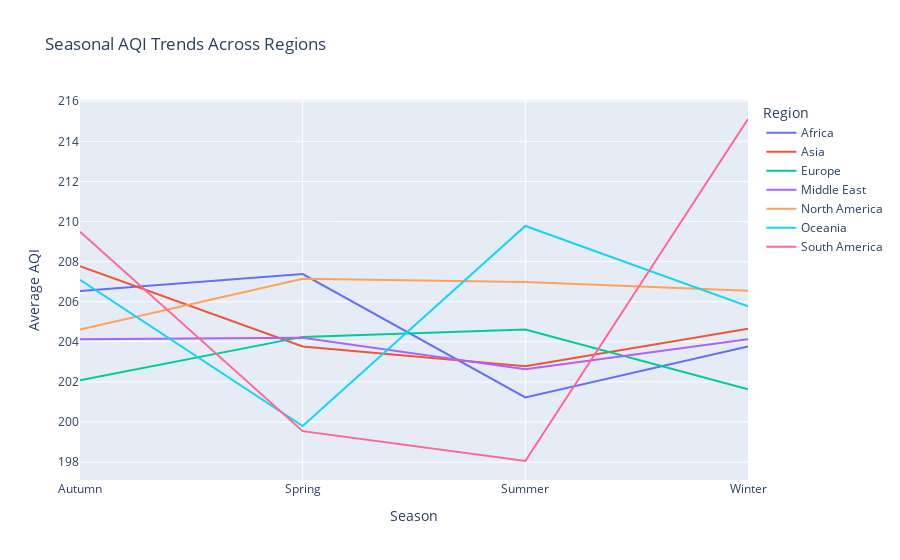
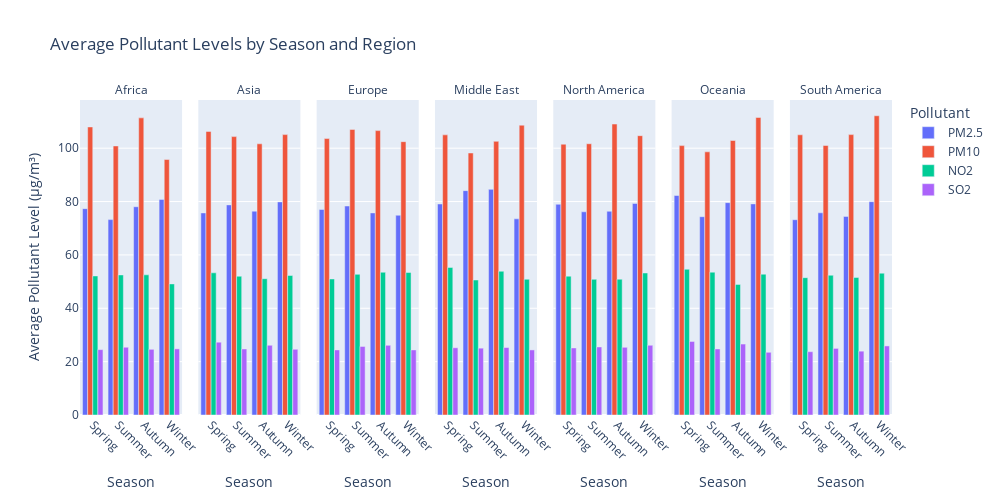

Notebook cell for these charts, in order:
### Markdown cell above
*Analysis steps:*

### Code cell
# Step 3: Calculate average AQI by season and region
seasonal_aqi = df.groupby(['Season', 'Region'])['US_AQI'].mean().reset_index()

# Step 4: Visualize AQI trends across seasons for different regions
fig_line = px.line(seasonal_aqi, 
                   x='Season', 
                   y='US_AQI', 
                   color='Region',
                   title='Seasonal AQI Trends Across Regions',
                   labels={'US_AQI': 'Average AQI', 'Season': 'Season'},
                   line_shape='linear')
fig_line.show()

# Bar chart comparing average pollutant levels by season and region
pollutants = ['PM2.5', 'PM10', 'NO2', 'SO2']
seasonal_pollutants = df.groupby(['Season', 'Region'])[pollutants].mean().reset_index()

# Melt data for visualization
melted_pollutants = pd.melt(seasonal_pollutants, id_vars=['Season', 'Region'], 
                            value_vars=pollutants, 
                            var_name='Pollutant', value_name='Average Level')
# Ensure Season order for better visualization
season_order = ['Spring', 'Summer', 'Autumn', 'Winter']

# Ensure Season order
melted_pollutants['Season'] = pd.Categorical(melted_pollutants['Season'], categories=season_order, ordered=True)

fig_bar = px.bar(melted_pollutants, 
                 x='Season', 
                 y='Average Level', 
                 color='Pollutant',
                 facet_col='Region',
                 title='Average Pollutant Levels by Season and Region',
                 barmode='group',
                 labels={'Average Level': 'Average Pollutant Level (µg/m³)', 'Season': 'Season'},
                 category_orders={'Season': season_order})

fig_bar.update_layout(
    autosize=True,
    width=1000,  # Wider to accommodate additional regions
    height=500, 
    xaxis_title='Season',
    yaxis_title='Average Pollutant Level (µg/m³)',
    legend_title='Pollutant'
)
# Improve facet grid layout for better visibility
fig_bar.update_xaxes(tickangle=45)
fig_bar.for_each_annotation(lambda a: a.update(text=a.text.split("=")[-1]))  # Simplify facet titles
fig_bar.show()

### Figure 1 — Plotly figure (JSON) as saved in the notebook; plotly's stock layout.template omitted (floating-point values rounded to 4 significant figures)
{"data": [{"hovertemplate": "Region=Africa<br>Season=%{x}<br>Average AQI=%{y}<extra></extra>", "legendgroup": "Africa", "line": {"color": "#636efa", "dash": "solid", "shape": "linear"}, "marker": {"symbol": "circle"}, "mode": "lines", "name": "Africa", "orientation": "v", "showlegend": true, "type": "scatter", "x": ["Autumn", "Spring", "Summer", "Winter"], "xaxis": "x", "y": [206.5, 207.4, 201.2, 203.8], "yaxis": "y"}, {"hovertemplate": "Region=Asia<br>Season=%{x}<br>Average AQI=%{y}<extra></extra>", "legendgroup": "Asia", "line": {"color": "#EF553B", "dash": "solid", "shape": "linear"}, "marker": {"symbol": "circle"}, "mode": "lines", "name": "Asia", "orientation": "v", "showlegend": true, "type": "scatter", "x": ["Autumn", "Spring", "Summer", "Winter"], "xaxis": "x", "y": [207.8, 203.8, 202.8, 204.7], "yaxis": "y"}, {"hovertemplate": "Region=Europe<br>Season=%{x}<br>Average AQI=%{y}<extra></extra>", "legendgroup": "Europe", "line": {"color": "#00cc96", "dash": "solid", "shape": "linear"}, "marker": {"symbol": "circle"}, "mode": "lines", "name": "Europe", "orientation": "v", "showlegend": true, "type": "scatter", "x": ["Autumn", "Spring", "Summer", "Winter"], "xaxis": "x", "y": [202.1, 204.2, 204.6, 201.6], "yaxis": "y"}, {"hovertemplate": "Region=Middle East<br>Season=%{x}<br>Average AQI=%{y}<extra></extra>", "legendgroup": "Middle East", "line": {"color": "#ab63fa", "dash": "solid", "shape": "linear"}, "marker": {"symbol": "circle"}, "mode": "lines", "name": "Middle East", "orientation": "v", "showlegend": true, "type": "scatter", "x": ["Autumn", "Spring", "Summer", "Winter"], "xaxis": "x", "y": [204.1, 204.2, 202.6, 204.1], "yaxis": "y"}, {"hovertemplate": "Region=North America<br>Season=%{x}<br>Average AQI=%{y}<extra></extra>", "legendgroup": "North America", "line": {"color": "#FFA15A", "dash": "solid", "shape": "linear"}, "marker": {"symbol": "circle"}, "mode": "lines", "name": "North America", "orientation": "v", "showlegend": true, "type": "scatter", "x": ["Autumn", "Spring", "Summer", "Winter"], "xaxis": "x", "y": [204.6, 207.1, 207.0, 206.5], "yaxis": "y"}, {"hovertemplate": "Region=Oceania<br>Season=%{x}<br>Average AQI=%{y}<extra></extra>", "legendgroup": "Oceania", "line": {"color": "#19d3f3", "dash": "solid", "shape": "linear"}, "marker": {"symbol": "circle"}, "mode": "lines", "name": "Oceania", "orientation": "v", "showlegend": true, "type": "scatter", "x": ["Autumn", "Spring", "Summer", "Winter"], "xaxis": "x", "y": [207.1, 199.8, 209.8, 205.8], "yaxis": "y"}, {"hovertemplate": "Region=South America<br>Season=%{x}<br>Average AQI=%{y}<extra></extra>", "legendgroup": "South America", "line": {"color": "#FF6692", "dash": "solid", "shape": "linear"}, "marker": {"symbol": "circle"}, "mode": "lines", "name": "South America", "orientation": "v", "showlegend": true, "type": "scatter", "x": ["Autumn", "Spring", "Summer", "Winter"], "xaxis": "x", "y": [209.5, 199.5, 198.1, 215.1], "yaxis": "y"}], "layout": {"legend": {"title": {"text": "Region"}, "tracegroupgap": 0}, "title": {"text": "Seasonal AQI Trends Across Regions"}, "xaxis": {"anchor": "y", "domain": [0, 1], "title": {"text": "Season"}}, "yaxis": {"anchor": "x", "domain": [0, 1], "title": {"text": "Average AQI"}}}}

### Figure 2 — Plotly figure (JSON) as saved in the notebook; plotly's stock layout.template omitted (floating-point values rounded to 4 significant figures)
{"data": [{"alignmentgroup": "True", "hovertemplate": "Pollutant=PM2.5<br>Region=Africa<br>Season=%{x}<br>Average Pollutant Level (µg/m³)=%{y}<extra></extra>", "legendgroup": "PM2.5", "marker": {"color": "#636efa", "pattern": {"shape": ""}}, "name": "PM2.5", "offsetgroup": "PM2.5", "orientation": "v", "showlegend": true, "textposition": "auto", "type": "bar", "x": ["Autumn", "Spring", "Summer", "Winter"], "xaxis": "x", "y": [78.07, 77.35, 73.24, 80.81], "yaxis": "y"}, {"alignmentgroup": "True", "hovertemplate": "Pollutant=PM2.5<br>Region=Asia<br>Season=%{x}<br>Average Pollutant Level (µg/m³)=%{y}<extra></extra>", "legendgroup": "PM2.5", "marker": {"color": "#636efa", "pattern": {"shape": ""}}, "name": "PM2.5", "offsetgroup": "PM2.5", "orientation": "v", "showlegend": false, "textposition": "auto", "type": "bar", "x": ["Autumn", "Spring", "Summer", "Winter"], "xaxis": "x2", "y": [76.4, 75.75, 78.75, 79.88], "yaxis": "y2"}, {"alignmentgroup": "True", "hovertemplate": "Pollutant=PM2.5<br>Region=Europe<br>Season=%{x}<br>Average Pollutant Level (µg/m³)=%{y}<extra></extra>", "legendgroup": "PM2.5", "marker": {"color": "#636efa", "pattern": {"shape": ""}}, "name": "PM2.5", "offsetgroup": "PM2.5", "orientation": "v", "showlegend": false, "textposition": "auto", "type": "bar", "x": ["Autumn", "Spring", "Summer", "Winter"], "xaxis": "x3", "y": [75.75, 77.03, 78.33, 74.87], "yaxis": "y3"}, {"alignmentgroup": "True", "hovertemplate": "Pollutant=PM2.5<br>Region=Middle East<br>Season=%{x}<br>Average Pollutant Level (µg/m³)=%{y}<extra></extra>", "legendgroup": "PM2.5", "marker": {"color": "#636efa", "pattern": {"shape": ""}}, "name": "PM2.5", "offsetgroup": "PM2.5", "orientation": "v", "showlegend": false, "textposition": "auto", "type": "bar", "x": ["Autumn", "Spring", "Summer", "Winter"], "xaxis": "x4", "y": [84.57, 79.09, 84.1, 73.52], "yaxis": "y4"}, {"alignmentgroup": "True", "hovertemplate": "Pollutant=PM2.5<br>Region=North America<br>Season=%{x}<br>Average Pollutant Level (µg/m³)=%{y}<extra></extra>", "legendgroup": "PM2.5", "marker": {"color": "#636efa", "pattern": {"shape": ""}}, "name": "PM2.5", "offsetgroup": "PM2.5", "orientation": "v", "showlegend": false, "textposition": "auto", "type": "bar", "x": ["Autumn", "Spring", "Summer", "Winter"], "xaxis": "x5", "y": [76.36, 78.98, 76.17, 79.29], "yaxis": "y5"}, {"alignmentgroup": "True", "hovertemplate": "Pollutant=PM2.5<br>Region=Oceania<br>Season=%{x}<br>Average Pollutant Level (µg/m³)=%{y}<extra></extra>", "legendgroup": "PM2.5", "marker": {"color": "#636efa", "pattern": {"shape": ""}}, "name": "PM2.5", "offsetgroup": "PM2.5", "orientation": "v", "showlegend": false, "textposition": "auto", "type": "bar", "x": ["Autumn", "Spring", "Summer", "Winter"], "xaxis": "x6", "y": [79.59, 82.27, 74.33, 79.13], "yaxis": "y6"}, {"alignmentgroup": "True", "hovertemplate": "Pollutant=PM2.5<br>Region=South America<br>Season=%{x}<br>Average Pollutant Level (µg/m³)=%{y}<extra></extra>", "legendgroup": "PM2.5", "marker": {"color": "#636efa", "pattern": {"shape": ""}}, "name": "PM2.5", "offsetgroup": "PM2.5", "orientation": "v", "showlegend": false, "textposition": "auto", "type": "bar", "x": ["Autumn", "Spring", "Summer", "Winter"], "xaxis": "x7", "y": [74.44, 73.2, 75.79, 79.96], "yaxis": "y7"}, {"alignmentgroup": "True", "hovertemplate": "Pollutant=PM10<br>Region=Africa<br>Season=%{x}<br>Average Pollutant Level (µg/m³)=%{y}<extra></extra>", "legendgroup": "PM10", "marker": {"color": "#EF553B", "pattern": {"shape": ""}}, "name": "PM10", "offsetgroup": "PM10", "orientation": "v", "showlegend": true, "textposition": "auto", "type": "bar", "x": ["Autumn", "Spring", "Summer", "Winter"], "xaxis": "x", "y": [111.4, 108.0, 100.8, 95.75], "yaxis": "y"}, {"alignmentgroup": "True", "hovertemplate": "Pollutant=PM10<br>Region=Asia<br>Season=%{x}<br>Average Pollutant Level (µg/m³)=%{y}<extra></extra>", "legendgroup": "PM10", "marker": {"color": "#EF553B", "pattern": {"shape": ""}}, "name": "PM10", "offsetgroup": "PM10", "orientation": "v", "showlegend": false, "textposition": "auto", "type": "bar", "x": ["Autumn", "Spring", "Summer", "Winter"], "xaxis": "x2", "y": [101.6, 106.3, 104.3, 105.1], "yaxis": "y2"}, {"alignmentgroup": "True", "hovertemplate": "Pollutant=PM10<br>Region=Europe<br>Season=%{x}<br>Average Pollutant Level (µg/m³)=%{y}<extra></extra>", "legendgroup": "PM10", "marker": {"color": "#EF553B", "pattern": {"shape": ""}}, "name": "PM10", "offsetgroup": "PM10", "orientation": "v", "showlegend": false, "textposition": "auto", "type": "bar", "x": ["Autumn", "Spring", "Summer", "Winter"], "xaxis": "x3", "y": [106.6, 103.6, 107.0, 102.4], "yaxis": "y3"}, {"alignmentgroup": "True", "hovertemplate": "Pollutant=PM10<br>Region=Middle East<br>Season=%{x}<br>Average Pollutant Level (µg/m³)=%{y}<extra></extra>", "legendgroup": "PM10", "marker": {"color": "#EF553B", "pattern": {"shape": ""}}, "name": "PM10", "offsetgroup": "PM10", "orientation": "v", "showlegend": false, "textposition": "auto", "type": "bar", "x": ["Autumn", "Spring", "Summer", "Winter"], "xaxis": "x4", "y": [102.6, 105.0, 98.2, 108.6], "yaxis": "y4"}, {"alignmentgroup": "True", "hovertemplate": "Pollutant=PM10<br>Region=North America<br>Season=%{x}<br>Average Pollutant Level (µg/m³)=%{y}<extra></extra>", "legendgroup": "PM10", "marker": {"color": "#EF553B", "pattern": {"shape": ""}}, "name": "PM10", "offsetgroup": "PM10", "orientation": "v", "showlegend": false, "textposition": "auto", "type": "bar", "x": ["Autumn", "Spring", "Summer", "Winter"], "xaxis": "x5", "y": [109.0, 101.5, 101.7, 104.7], "yaxis": "y5"}, {"alignmentgroup": "True", "hovertemplate": "Pollutant=PM10<br>Region=Oceania<br>Season=%{x}<br>Average Pollutant Level (µg/m³)=%{y}<extra></extra>", "legendgroup": "PM10", "marker": {"color": "#EF553B", "pattern": {"shape": ""}}, "name": "PM10", "offsetgroup": "PM10", "orientation": "v", "showlegend": false, "textposition": "auto", "type": "bar", "x": ["Autumn", "Spring", "Summer", "Winter"], "xaxis": "x6", "y": [102.9, 101.0, 98.64, 111.5], "yaxis": "y6"}, {"alignmentgroup": "True", "hovertemplate": "Pollutant=PM10<br>Region=South America<br>Season=%{x}<br>Average Pollutant Level (µg/m³)=%{y}<extra></extra>", "legendgroup": "PM10", "marker": {"color": "#EF553B", "pattern": {"shape": ""}}, "name": "PM10", "offsetgroup": "PM10", "orientation": "v", "showlegend": false, "textposition": "auto", "type": "bar", "x": ["Autumn", "Spring", "Summer", "Winter"], "xaxis": "x7", "y": [105.1, 105.0, 101.0, 112.2], "yaxis": "y7"}, {"alignmentgroup": "True", "hovertemplate": "Pollutant=NO2<br>Region=Africa<br>Season=%{x}<br>Average Pollutant Level (µg/m³)=%{y}<extra></extra>", "legendgroup": "NO2", "marker": {"color": "#00cc96", "pattern": {"shape": ""}}, "name": "NO2", "offsetgroup": "NO2", "orientation": "v", "showlegend": true, "textposition": "auto", "type": "bar", "x": ["Autumn", "Spring", "Summer", "Winter"], "xaxis": "x", "y": [52.54, 52.12, 52.5, 49.14], "yaxis": "y"}, {"alignmentgroup": "True", "hovertemplate": "Pollutant=NO2<br>Region=Asia<br>Season=%{x}<br>Average Pollutant Level (µg/m³)=%{y}<extra></extra>", "legendgroup": "NO2", "marker": {"color": "#00cc96", "pattern": {"shape": ""}}, "name": "NO2", "offsetgroup": "NO2", "orientation": "v", "showlegend": false, "textposition": "auto", "type": "bar", "x": ["Autumn", "Spring", "Summer", "Winter"], "xaxis": "x2", "y": [51.08, 53.3, 52.02, 52.29], "yaxis": "y2"}, {"alignmentgroup": "True", "hovertemplate": "Pollutant=NO2<br>Region=Europe<br>Season=%{x}<br>Average Pollutant Level (µg/m³)=%{y}<extra></extra>", "legendgroup": "NO2", "marker": {"color": "#00cc96", "pattern": {"shape": ""}}, "name": "NO2", "offsetgroup": "NO2", "orientation": "v", "showlegend": false, "textposition": "auto", "type": "bar", "x": ["Autumn", "Spring", "Summer", "Winter"], "xaxis": "x3", "y": [53.51, 50.99, 52.72, 53.4], "yaxis": "y3"}, {"alignmentgroup": "True", "hovertemplate": "Pollutant=NO2<br>Region=Middle East<br>Season=%{x}<br>Average Pollutant Level (µg/m³)=%{y}<extra></extra>", "legendgroup": "NO2", "marker": {"color": "#00cc96", "pattern": {"shape": ""}}, "name": "NO2", "offsetgroup": "NO2", "orientation": "v", "showlegend": false, "textposition": "auto", "type": "bar", "x": ["Autumn", "Spring", "Summer", "Winter"], "xaxis": "x4", "y": [53.88, 55.32, 50.6, 50.88], "yaxis": "y4"}, {"alignmentgroup": "True", "hovertemplate": "Pollutant=NO2<br>Region=North America<br>Season=%{x}<br>Average Pollutant Level (µg/m³)=%{y}<extra></extra>", "legendgroup": "NO2", "marker": {"color": "#00cc96", "pattern": {"shape": ""}}, "name": "NO2", "offsetgroup": "NO2", "orientation": "v", "showlegend": false, "textposition": "auto", "type": "bar", "x": ["Autumn", "Spring", "Summer", "Winter"], "xaxis": "x5", "y": [50.9, 52.04, 50.85, 53.23], "yaxis": "y5"}, {"alignmentgroup": "True", "hovertemplate": "Pollutant=NO2<br>Region=Oceania<br>Season=%{x}<br>Average Pollutant Level (µg/m³)=%{y}<extra></extra>", "legendgroup": "NO2", "marker": {"color": "#00cc96", "pattern": {"shape": ""}}, "name": "NO2", "offsetgroup": "NO2", "orientation": "v", "showlegend": false, "textposition": "auto", "type": "bar", "x": ["Autumn", "Spring", "Summer", "Winter"], "xaxis": "x6", "y": [48.95, 54.63, 53.54, 52.78], "yaxis": "y6"}, {"alignmentgroup": "True", "hovertemplate": "Pollutant=NO2<br>Region=South America<br>Season=%{x}<br>Average Pollutant Level (µg/m³)=%{y}<extra></extra>", "legendgroup": "NO2", "marker": {"color": "#00cc96", "pattern": {"shape": ""}}, "name": "NO2", "offsetgroup": "NO2", "orientation": "v", "showlegend": false, "textposition": "auto", "type": "bar", "x": ["Autumn", "Spring", "Summer", "Winter"], "xaxis": "x7", "y": [51.55, 51.47, 52.39, 53.16], "yaxis": "y7"}, {"alignmentgroup": "True", "hovertemplate": "Pollutant=SO2<br>Region=Africa<br>Season=%{x}<br>Average Pollutant Level (µg/m³)=%{y}<extra></extra>", "legendgroup": "SO2", "marker": {"color": "#ab63fa", "pattern": {"shape": ""}}, "name": "SO2", "offsetgroup": "SO2", "orientation": "v", "showlegend": true, "textposition": "auto", "type": "bar", "x": ["Autumn", "Spring", "Summer", "Winter"], "xaxis": "x", "y": [24.62, 24.5, 25.4, 24.78], "yaxis": "y"}, {"alignmentgroup": "True", "hovertemplate": "Pollutant=SO2<br>Region=Asia<br>Season=%{x}<br>Average Pollutant Level (µg/m³)=%{y}<extra></extra>", "legendgroup": "SO2", "marker": {"color": "#ab63fa", "pattern": {"shape": ""}}, "name": "SO2", "offsetgroup": "SO2", "orientation": "v", "showlegend": false, "textposition": "auto", "type": "bar", "x": ["Autumn", "Spring", "Summer", "Winter"], "xaxis": "x2", "y": [26.13, 27.31, 24.75, 24.62], "yaxis": "y2"}, {"alignmentgroup": "True", "hovertemplate": "Pollutant=SO2<br>Region=Europe<br>Season=%{x}<br>Average Pollutant Level (µg/m³)=%{y}<extra></extra>", "legendgroup": "SO2", "marker": {"color": "#ab63fa", "pattern": {"shape": ""}}, "name": "SO2", "offsetgroup": "SO2", "orientation": "v", "showlegend": false, "textposition": "auto", "type": "bar", "x": ["Autumn", "Spring", "Summer", "Winter"], "xaxis": "x3", "y": [26.1, 24.4, 25.71, 24.4], "yaxis": "y3"}, {"alignmentgroup": "True", "hovertemplate": "Pollutant=SO2<br>Region=Middle East<br>Season=%{x}<br>Average Pollutant Level (µg/m³)=%{y}<extra></extra>", "legendgroup": "SO2", "marker": {"color": "#ab63fa", "pattern": {"shape": ""}}, "name": "SO2", "offsetgroup": "SO2", "orientation": "v", "showlegend": false, "textposition": "auto", "type": "bar", "x": ["Autumn", "Spring", "Summer", "Winter"], "xaxis": "x4", "y": [25.29, 25.19, 25.05, 24.39], "yaxis": "y4"}, {"alignmentgroup": "True", "hovertemplate": "Pollutant=SO2<br>Region=North America<br>Season=%{x}<br>Average Pollutant Level (µg/m³)=%{y}<extra></extra>", "legendgroup": "SO2", "marker": {"color": "#ab63fa", "pattern": {"shape": ""}}, "name": "SO2", "offsetgroup": "SO2", "orientation": "v", "showlegend": false, "textposition": "auto", "type": "bar", "x": ["Autumn", "Spring", "Summer", "Winter"], "xaxis": "x5", "y": [25.35, 25.14, 25.51, 26.13], "yaxis": "y5"}, {"alignmentgroup": "True", "hovertemplate": "Pollutant=SO2<br>Region=Oceania<br>Season=%{x}<br>Average Pollutant Level (µg/m³)=%{y}<extra></extra>", "legendgroup": "SO2", "marker": {"color": "#ab63fa", "pattern": {"shape": ""}}, "name": "SO2", "offsetgroup": "SO2", "orientation": "v", "showlegend": false, "textposition": "auto", "type": "bar", "x": ["Autumn", "Spring", "Summer", "Winter"], "xaxis": "x6", "y": [26.58, 27.58, 24.77, 23.48], "yaxis": "y6"}, {"alignmentgroup": "True", "hovertemplate": "Pollutant=SO2<br>Region=South America<br>Season=%{x}<br>Average Pollutant Level (µg/m³)=%{y}<extra></extra>", "legendgroup": "SO2", "marker": {"color": "#ab63fa", "pattern": {"shape": ""}}, "name": "SO2", "offsetgroup": "SO2", "orientation": "v", "showlegend": false, "textposition": "auto", "type": "bar", "x": ["Autumn", "Spring", "Summer", "Winter"], "xaxis": "x7", "y": [23.92, 23.73, 24.96, 25.89], "yaxis": "y7"}], "layout": {"annotations": [{"font": {}, "showarrow": false, "text": "Africa", "x": 0.06286, "xanchor": "center", "xref": "paper", "y": 1, "yanchor": "bottom", "yref": "paper"}, {"font": {}, "showarrow": false, "text": "Asia", "x": 0.2086, "xanchor": "center", "xref": "paper", "y": 1, "yanchor": "bottom", "yref": "paper"}, {"font": {}, "showarrow": false, "text": "Europe", "x": 0.3543, "xanchor": "center", "xref": "paper", "y": 1, "yanchor": "bottom", "yref": "paper"}, {"font": {}, "showarrow": false, "text": "Middle East", "x": 0.5, "xanchor": "center", "xref": "paper", "y": 1, "yanchor": "bottom", "yref": "paper"}, {"font": {}, "showarrow": false, "text": "North America", "x": 0.6457, "xanchor": "center", "xref": "paper", "y": 1, "yanchor": "bottom", "yref": "paper"}, {"font": {}, "showarrow": false, "text": "Oceania", "x": 0.7914, "xanchor": "center", "xref": "paper", "y": 1, "yanchor": "bottom", "yref": "paper"}, {"font": {}, "showarrow": false, "text": "South America", "x": 0.9371, "xanchor": "center", "xref": "paper", "y": 1, "yanchor": "bottom", "yref": "paper"}], "autosize": true, "barmode": "group", "height": 500, "legend": {"title": {"text": "Pollutant"}, "tracegroupgap": 0}, "title": {"text": "Average Pollutant Levels by Season and Region"}, "width": 1000, "xaxis": {"anchor": "y", "categoryarray": ["Spring", "Summer", "Autumn", "Winter"], "categoryorder": "array", "domain": [0, 0.1257], "tickangle": 45, "title": {"text": "Season"}}, "xaxis2": {"anchor": "y2", "categoryarray": ["Spring", "Summer", "Autumn", "Winter"], "categoryorder": "array", "domain": [0.1457, 0.2714], "matches": "x", "tickangle": 45, "title": {"text": "Season"}}, "xaxis3": {"anchor": "y3", "categoryarray": ["Spring", "Summer", "Autumn", "Winter"], "categoryorder": "array", "domain": [0.2914, 0.4171], "matches": "x", "tickangle": 45, "title": {"text": "Season"}}, "xaxis4": {"anchor": "y4", "categoryarray": ["Spring", "Summer", "Autumn", "Winter"], "categoryorder": "array", "domain": [0.4371, 0.5629], "matches": "x", "tickangle": 45, "title": {"text": "Season"}}, "xaxis5": {"anchor": "y5", "categoryarray": ["Spring", "Summer", "Autumn", "Winter"], "categoryorder": "array", "domain": [0.5829, 0.7086], "matches": "x", "tickangle": 45, "title": {"text": "Season"}}, "xaxis6": {"anchor": "y6", "categoryarray": ["Spring", "Summer", "Autumn", "Winter"], "categoryorder": "array", "domain": [0.7286, 0.8543], "matches": "x", "tickangle": 45, "title": {"text": "Season"}}, "xaxis7": {"anchor": "y7", "categoryarray": ["Spring", "Summer", "Autumn", "Winter"], "categoryorder": "array", "domain": [0.8743, 1.0], "matches": "x", "tickangle": 45, "title": {"text": "Season"}}, "yaxis": {"anchor": "x", "domain": [0, 1], "title": {"text": "Average Pollutant Level (µg/m³)"}}, "yaxis2": {"anchor": "x2", "domain": [0, 1], "matches": "y", "showticklabels": false}, "yaxis3": {"anchor": "x3", "domain": [0, 1], "matches": "y", "showticklabels": false}, "yaxis4": {"anchor": "x4", "domain": [0, 1], "matches": "y", "showticklabels": false}, "yaxis5": {"anchor": "x5", "domain": [0, 1], "matches": "y", "showticklabels": false}, "yaxis6": {"anchor": "x6", "domain": [0, 1], "matches": "y", "showticklabels": false}, "yaxis7": {"anchor": "x7", "domain": [0, 1], "matches": "y", "showticklabels": false}}}
